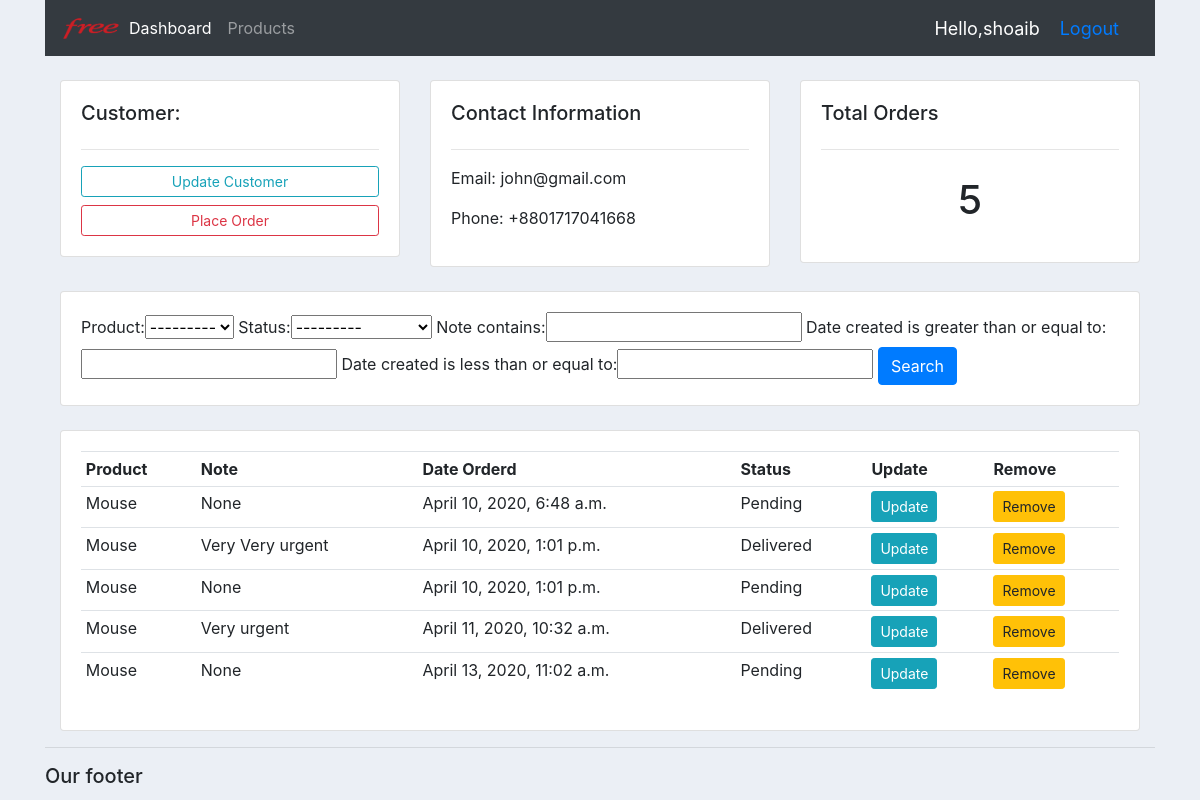
/Customers/1 (signed in), run on the app's committed database.
### accounts/models.py (models this page shows, shortened)
class Customer(models.Model):
    name = models.CharField(max_length=200,null=True)
    phone = models.CharField(max_length=50,null=True)
    email = models.CharField(max_length=200,null=True)
    date_created = models.DateTimeField(auto_now_add=True,null=True)

class Order(models.Model):
    STATUS = (
        ('Pending','Pending'),
        ('Out for Delivery','Out for Delivery'),
        ('Delivered','Delivered'),
    )
    customer = models.ForeignKey(Customer,null=True,on_delete= models.SET_NULL)
    product = models.ForeignKey(Product,null=True,on_delete=models.SET_NULL)
    date_created = models.DateTimeField(auto_now_add=True, null=True)
    status = models.CharField(max_length=100, null=True, choices=STATUS)
    note = models.CharField(max_length=1000, null=True)

class Product(models.Model):
    CATEGORY = (
        ('Indoor','Indoor'),
        ('Outdoor', 'Outdoor'),
    )
    name = models.CharField(max_length=200,null=True)
    price = models.FloatField(null=True)
    category = models.CharField(max_length =200,null=True,choices=CATEGORY)
    description = models.CharField(max_length=200, null=True,blank=True)
    date_created = models.DateTimeField(auto_now_add= True,null=True)
    tags = models.ManyToManyField(Tag)
    def __str__(self):
        return self.name

### accounts/views.py (the view)
# urls.py: path('Customers/<str:pk_id>',views.customers,name="Customers"),
@login_required(login_url='login')
def customers(request,pk_id):
	customer = Customer.objects.get(id=pk_id)
	orders = customer.order_set.all()
	order_count = orders.count()
	myFilter = OrderFilter(request.GET,queryset=orders)
	orders = myFilter.qs
	context = {'customer':customer , 'orders':orders , 'order_count' : order_count,'myFilter':myFilter}
	return render(request,'accounts/customer.html',context)

### accounts/templates/accounts/customer.html
{%  extends 'accounts/main.html' %}
{% block content %}
	<br>
<div class="row">
	<div class="col-md">
		<div class="card card-body">
			<h5>Customer:</h5>
			<hr>
			<a class="btn btn-outline-info  btn-sm btn-block" href="">Update Customer</a>
			<a class="btn btn-outline-danger  btn-sm btn-block" href="{% url 'create_order' customer.id %}">Place Order</a>
		</div>
	</div>
	<div class="col-md">
		<div class="card card-body">
			<h5>Contact Information</h5>
			<hr>
			<p>Email: {{customer.email}}</p>
			<p>Phone: {{customer.phone}}</p>
		</div>
	</div>
	<div class="col-md">
		<div class="card card-body">
			<h5>Total Orders</h5>
			<hr>
			<h1 style="text-align: center;padding: 10px">{{orders.count}}</h1>
		</div>
	</div>
</div>
<br>
<div class="row">
	<div class="col">
		<div class="card card-body">
			<form method="get">
				{{myFilter.form}}
		    <button class="btn btn-primary" type="submit">Search</button>
		  </form>
		</div>
	</div>
</div>
<br>
<div class="row">
	<div class="col-md">
		<div class="card card-body">
			<table class="table table-sm">
				<tr>
					<th>Product</th>
					<th>Note</th>
					<th>Date Orderd</th>
					<th>Status</th>
					<th>Update</th>
					<th>Remove</th>
				</tr>
				{% for i in orders %}
					<tr>
						<td>{{i.product}}</td>
						<td>{{i.note}}</td>
						<td>{{i.date_created}}</td>
						<td>{{i.status}}</td>
						<td><a class="btn btn-sm btn-info" href="{% url 'update_order' i.id %}">Update</a> </td>
						<td><a class="btn btn-sm btn-warning"  href="{% url 'delete_order' i.id %}">Remove</a> </td>
					</tr>
				{% endfor%}
			</table>
		</div>
	</div>
</div>
{% endblock %}

### accounts/templates/accounts/nav.html (shortened to what this page needs)
{% load static %}
<nav class="navbar navbar-expand-lg navbar-dark bg-dark">
  <img src="{% static 'images/logo.png' %}" height="25px">
  <div class="collapse navbar-collapse" id="navbarNav">
    <ul class="navbar-nav">
      <li class="nav-item active">
        <a class="nav-link" href="{% url 'home' %}">Dashboard</a>
      </li>
      <li class="nav-item">
        <a class="nav-link" href="{% url 'Products' %}">Products</a>
      </li>
    </ul>
  </div>
  <span class="logout-msg">Hello,{{request.user}} </span>
  <span class="logout-msg"><a href="{% url 'logout' %}">Logout</a> </span>
</nav>

### static/css/main.css (style rules this page uses)
body { background-color: #ebeff5; }

### accounts/templates/accounts/nav.html (style rules this page uses)
.logout-msg { font-size:18px; color:#fff; margin-right:20px; }

### data on the page
Customer: email "john@gmail.com", phone "+8801717041668"
Order: product "Mouse", note "None", date_created "April 10, 2020, 6:48 a.m.", status "Pending"
Order: product "Mouse", note "Very Very urgent", date_created "April 10, 2020, 1:01 p.m.", status "Delivered"
Order: product "Mouse", note "None", date_created "April 10, 2020, 1:01 p.m.", status "Pending"
Order: product "Mouse", note "Very urgent", date_created "April 11, 2020, 10:32 a.m.", status "Delivered"
Order: product "Mouse", note "None", date_created "April 13, 2020, 11:02 a.m.", status "Pending"

### other printed values
{{ request.user }} "shoaib"
{{ orders.count }} "5"
